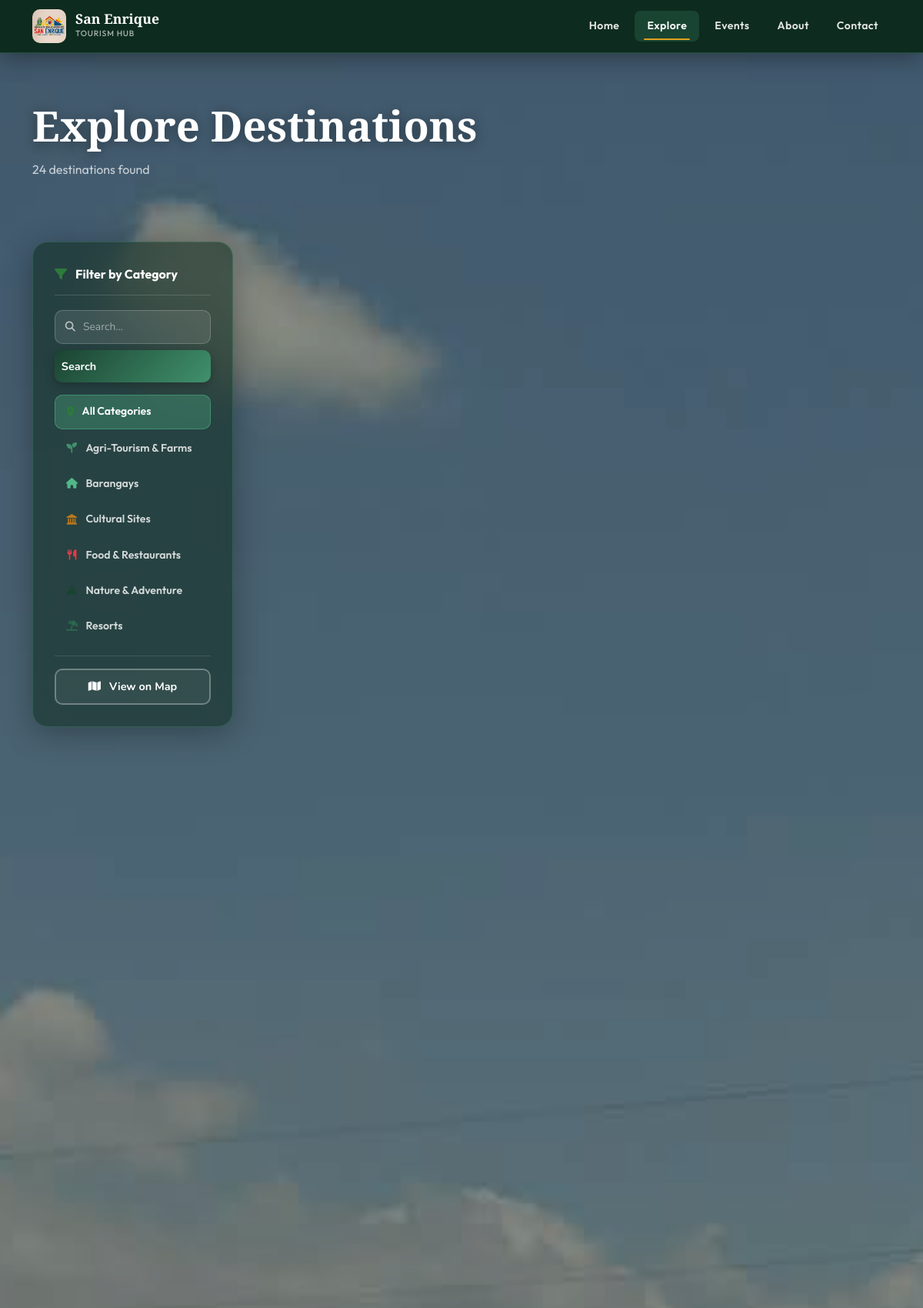
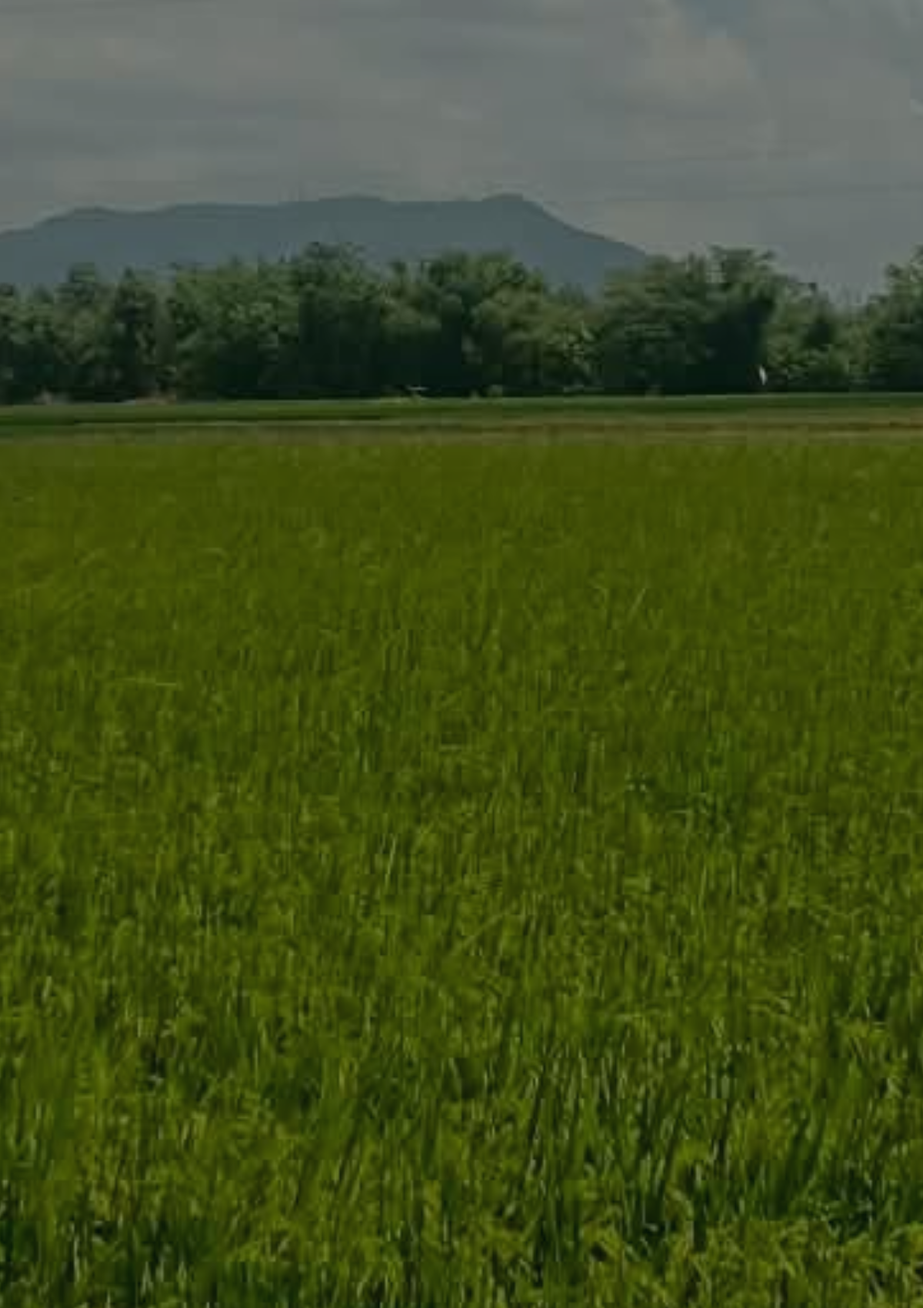
Screenshot of /explore.php (upper part) with the database file from the repository (2 pictures, top to bottom).
### tables this page shows
CREATE TABLE IF NOT EXISTS categories (
    id INT AUTO_INCREMENT PRIMARY KEY,
    name VARCHAR(100) NOT NULL,
    slug VARCHAR(100) NOT NULL UNIQUE,
    icon VARCHAR(50) DEFAULT 'fas fa-map-marker-alt',
    color VARCHAR(20) DEFAULT '#2d6a4f',
    created_at TIMESTAMP DEFAULT CURRENT_TIMESTAMP
);

### includes/functions.php (called while the page is built, shortened)
<?php
function getCategories()
{
    $db = getDB();
    $result = $db->query("SELECT * FROM categories ORDER BY name");
    return $result ? $result->fetch_all(MYSQLI_ASSOC) : [];
}
function getAllListings($category_slug = '', $search = '', $limit = 20, $offset = 0)
{
    $db = getDB();
    $where = ["l.status = 'active'"];
    $whereStr = implode(' AND ', $where);
    $result = $db->query("SELECT l.*, c.name as category_name, c.icon, c.color, c.slug as cat_slug FROM listings l JOIN categories c ON l.category_id = c.id WHERE $whereStr ORDER BY l.is_featured DESC, l.name ASC LIMIT $limit OFFSET $offset");
    return $result ? $result->fetch_all(MYSQLI_ASSOC) : [];
}
?>

### explore.php (the view, shortened to what this page needs)
<?php
require_once 'includes/functions.php';
$categories = getCategories();
$selectedCat = isset($_GET['category']) ? sanitize($_GET['category']) : '';
$search = isset($_GET['search']) ? sanitize($_GET['search']) : '';
$listings = getAllListings($selectedCat, $search, 24);
?>
<!DOCTYPE html>
<html lang="en">
<head>
  <link rel="stylesheet" href="https://cdnjs.cloudflare.com/ajax/libs/font-awesome/6.4.0/css/all.min.css">
  <link href="https://cdn.jsdelivr.net/npm/bootstrap@5.3.0/dist/css/bootstrap.min.css" rel="stylesheet">
  <link rel="stylesheet" href="assets/css/style.css">
</head>
<body>
  <nav class="navbar-main scrolled">
          <div class="container">
      <div class="d-flex align-items-center justify-content-between w-100">
        <a href="index.php" class="navbar-brand-wrap text-decoration-none">
           <img src="assets/images/san-enrique-logo.jpg" alt="San Enrique" class="navbar-brand-logo-img">
          <div class="brand-text-wrap">
            <div class="brand-name">San Enrique</div>
            <div class="brand-sub">Tourism Hub</div>
          </div>
        </a>
        <div class="d-none d-lg-flex align-items-center gap-1">
          <a href="index.php" class="nav-link-main">Home</a>
          <a href="explore.php" class="nav-link-main active">Explore</a>
          <a href="index.php#events" class="nav-link-main">Events</a>
          <a href="index.php#about" class="nav-link-main">About</a>
          <a href="index.php#contact" class="nav-link-main">Contact</a>
        </div>
      </div>
    </div>
  </nav>
  <div class="page-hero">
    <div class="container">
      <h1 class="page-hero-title">
        <?= $search ? "Search: \"$search\"" : ($selectedCat ? ucfirst($selectedCat) : 'Explore Destinations') ?></h1>
      <p id="listingCount" style="color:rgba(255,255,255,0.7);margin-top:0.5rem;">
        <?= count($listings) ?> destination<?= count($listings) !== 1 ? 's' : '' ?> found
      </p>
    </div>
  </div>
  <div class="container py-5">
    <div class="row g-4">
      <div class="col-lg-3">
        <div class="filter-sidebar">
          <div class="filter-title"><i class="fas fa-filter me-2" style="color:var(--accent);"></i> Filter by Category
          </div>
          <form action="explore.php" method="GET" class="mb-3">
            <div
              style="display:flex;align-items:center;gap:8px;background:var(--gray-50);border:1.5px solid var(--gray-200);border-radius:8px;padding:0.5rem 0.8rem;">
              <i class="fas fa-search" style="color:var(--text-muted);font-size:0.82rem;"></i>
              <input type="text" id="exploreSearch" name="search" value="<?= htmlspecialchars($search) ?>"
                placeholder="Search..."
                style="border:none;background:transparent;outline:none;font-size:0.87rem;font-family:'Nunito',sans-serif;width:100%;"
                autocomplete="off">
            </div>
            <button type="submit" class="btn-primary-main w-100 mt-2" style="padding:0.55rem;">Search</button>
          </form>
          <a href="explore.php<?= $search ? '?search=' . urlencode($search) : '' ?>"
            class="category-filter-item <?= !$selectedCat ? 'active' : '' ?>">
            <i class="fas fa-map-marker-alt" style="color:var(--accent);font-size:0.85rem;"></i> All Categories
          </a>
          <?php foreach ($categories as $cat): ?>
            <a href="explore.php?category=<?= htmlspecialchars($cat['slug']) ?><?= $search ? '&search=' . urlencode($search) : '' ?>"
              class="category-filter-item <?= $selectedCat === $cat['slug'] ? 'active' : '' ?>">
              <i class="<?= htmlspecialchars($cat['icon']) ?>"
                style="color:<?= htmlspecialchars($cat['color']) ?>;font-size:0.85rem;width:16px;text-align:center;"></i>
              <?= htmlspecialchars($cat['name']) ?>
            </a>
          <?php endforeach; ?>
          <div class="mt-3 pt-3" style="border-top:1px solid var(--gray-100);">
            <a href="map.php" class="btn-outline-main w-100" style="justify-content:center;padding:0.6rem;">
              <i class="fas fa-map me-1"></i> View on Map
            </a>
          </div>
        </div>
      </div>
      <div class="col-lg-9" id="listingsContainer">
        <?php if ($listings): ?>
          <div class="row g-4" id="listingsGrid">
          </div>
        <?php endif; ?>
      </div>
    </div>
  </div>
</body>
</html>

### explore.php (style rules this page uses)
body { font-family:'Outfit',sans-serif; margin:0; padding:0; }
.section-title,.page-hero-title { font-family:'Cormorant Garamond',serif !important; }
body { background: url('assets/images/13.jpeg') center center / cover fixed no-repeat !important; background-color: #0d2b1e !important; }
body::before { content: ''; position: fixed; inset: 0; z-index: 1; background: rgba(8, 22, 13, 0.42); pointer-events: none; }
.navbar-main { position: fixed !important; top: 0; left: 0; right: 0; z-index: 1000 !important; background: rgba(27, 67, 50, 0.97) !important; backdrop-filter: blur(20px) !important; -webkit-backdrop-filter: blur(20px) !important; border-bottom: 1px solid rgba(82, 183, 136, 0.25) !important; box-shadow: 0 2px 24px rgba(0,0,0,0.3) !important; transition: background .35s, box-shadow .35s !important; padding: 0.75rem 0 !important; }
.navbar-main.scrolled { background: rgba(13, 43, 30, 0.99) !important; box-shadow: 0 4px 32px rgba(0,0,0,0.4) !important; }
.brand-name { color: #fff !important; }
.brand-sub { color: rgba(255,255,255,0.65) !important; }
.nav-link-main { color: rgba(255,255,255,0.88) !important; }
.nav-link-main:hover, .nav-link-main.active { color: #fff !important; background: rgba(82,183,136,0.18) !important; }
.page-hero { padding-top: 50px !important; }
#backToTop, .back-to-top, .page-hero, .footer-main { position: relative; z-index: 10; }
.container.py-5 { position: relative; z-index: 10; }
.page-hero { background: transparent !important; padding-bottom: 1rem !important; min-height: 220px; display: flex; align-items: flex-end; }
.page-hero::after { display: none !important; }
.page-hero-title { font-family: 'Cormorant Garamond',serif !important; font-size: clamp(2rem,5vw,3.4rem) !important; font-weight: 700 !important; color: #fff !important; text-shadow: 0 2px 16px rgba(0,0,0,0.4); animation: fadeUp .85s cubic-bezier(.2,0,.2,1) both; }
#listingCount { color: rgba(255,255,255,0.72) !important; animation: fadeUp .85s .12s cubic-bezier(.2,0,.2,1) both; }
.filter-sidebar { background: rgba(13,43,30,0.55) !important; backdrop-filter: blur(22px) !important; -webkit-backdrop-filter: blur(22px) !important; border: 1px solid rgba(82,183,136,0.25) !important; border-radius: 20px !important; box-shadow: 0 8px 40px rgba(0,0,0,0.3) !important; }
.filter-sidebar .filter-title { color: #fff !important; border-bottom-color: rgba(255,255,255,0.15) !important; }
.filter-sidebar div[style*="background:var(--gray-50)"], .filter-sidebar div[style*="background: var(--gray-50)"] { background: rgba(255,255,255,0.1) !important; border-color: rgba(255,255,255,0.2) !important; border-radius: 10px !important; }
.filter-sidebar input[type="text"] { background: transparent !important; color: #fff !important; }
.filter-sidebar input[type="text"]::placeholder { color: rgba(255,255,255,.5) !important; }
.filter-sidebar .fa-search { color: rgba(255,255,255,.65) !important; }
.filter-sidebar .btn-primary-main { background: linear-gradient(135deg, #1b4332, #40916c) !important; border: none !important; color: #fff !important; font-weight: 700; border-radius: 10px !important; box-shadow: 0 4px 14px rgba(0,0,0,0.25) !important; transition: opacity .2s, transform .2s !important; }
.category-filter-item { color: rgba(255,255,255,0.80) !important; border-radius: 10px !important; transition: background .2s, color .2s !important; }
.category-filter-item.active { background: rgba(82,183,136,0.32) !important; color: #fff !important; border: 1px solid rgba(82,183,136,0.5) !important; }
.filter-sidebar div[style*="border-top"] { border-top-color: rgba(255,255,255,0.12) !important; }
.filter-sidebar .btn-outline-main { border-color: rgba(255,255,255,0.3) !important; color: #fff !important; background: rgba(255,255,255,0.06) !important; }

### rows the page displays
categories: name "Agri-Tourism & Farms"
categories: name "Barangays"
categories: name "Cultural Sites"
categories: name "Food & Restaurants"
categories: name "Nature & Adventure"
categories: name "Resorts"

### other values shown
count($listings) "24"
